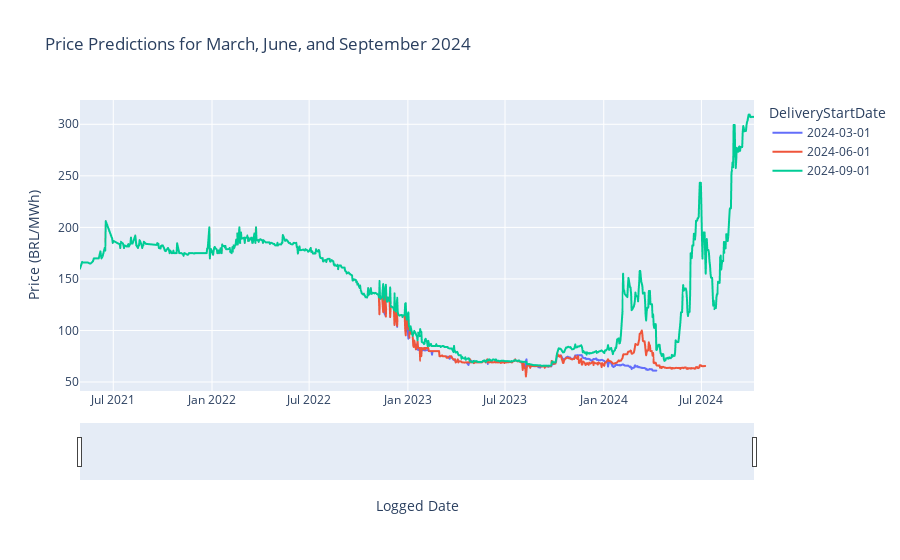

The cell this chart's notebook holds for it:
### Code cell
import plotly.express as px
import pandas as pd
# Filter for specific months in 2024 (March, June, September)
specific_months = ['2024-03-01', '2024-06-01', '2024-09-01']
df_specific_months = df_price[df_price['DeliveryStartDate'].isin(specific_months)]

# Plot for the selected delivery months
fig = px.line(df_specific_months, 
              x='DateTime', 
              y='Price', 
              color='DeliveryStartDate',  # Color by DeliveryStartDate
              title='Price Predictions for March, June, and September 2024',
              labels={'Price': 'Price (BRL/MWh)', 'DateTime': 'Logged Date'}
             )

# Add a range slider
fig.update_xaxes(rangeslider_visible=True)

# Show the plot
fig.show()

### Figure 1 — Plotly figure (JSON) as saved in the notebook; plotly's stock layout.template omitted (floating-point values rounded to 4 significant figures; data arrays with more than 128 entries replaced by an {"elided": "..."} marker saying what was removed)
{"data": [{"hovertemplate": "DeliveryStartDate=2024-03-01<br>Logged Date=%{x}<br>Price (BRL/MWh)=%{y}<extra></extra>", "legendgroup": "2024-03-01", "line": {"color": "#636efa", "dash": "solid"}, "marker": {"symbol": "circle"}, "mode": "lines", "name": "2024-03-01", "showlegend": true, "type": "scattergl", "x": {"elided": "698 str values"}, "xaxis": "x", "y": {"elided": "698 float values"}, "yaxis": "y"}, {"hovertemplate": "DeliveryStartDate=2024-06-01<br>Logged Date=%{x}<br>Price (BRL/MWh)=%{y}<extra></extra>", "legendgroup": "2024-06-01", "line": {"color": "#EF553B", "dash": "solid"}, "marker": {"symbol": "circle"}, "mode": "lines", "name": "2024-06-01", "showlegend": true, "type": "scattergl", "x": {"elided": "786 str values"}, "xaxis": "x", "y": {"elided": "786 float values"}, "yaxis": "y"}, {"hovertemplate": "DeliveryStartDate=2024-09-01<br>Logged Date=%{x}<br>Price (BRL/MWh)=%{y}<extra></extra>", "legendgroup": "2024-09-01", "line": {"color": "#00cc96", "dash": "solid"}, "marker": {"symbol": "circle"}, "mode": "lines", "name": "2024-09-01", "showlegend": true, "type": "scattergl", "x": {"elided": "878 str values"}, "xaxis": "x", "y": {"elided": "878 float values"}, "yaxis": "y"}], "layout": {"legend": {"title": {"text": "DeliveryStartDate"}, "tracegroupgap": 0}, "title": {"text": "Price Predictions for March, June, and September 2024"}, "xaxis": {"anchor": "y", "domain": [0, 1], "rangeslider": {"visible": true}, "title": {"text": "Logged Date"}}, "yaxis": {"anchor": "x", "domain": [0, 1], "title": {"text": "Price (BRL/MWh)"}}}}
